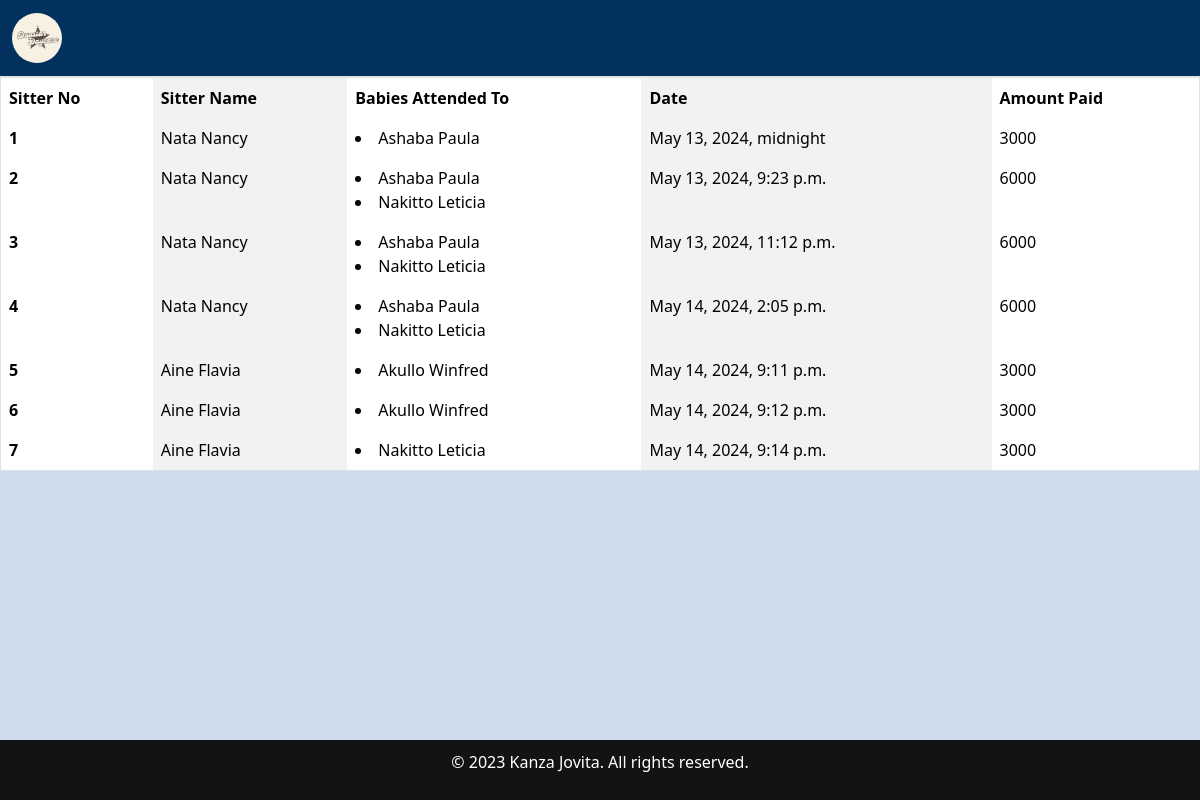
Page /assign_view/ on the committed database.
### home/models.py (models this page shows, shortened)
class Sitter_arrival(models.Model):
    sitter_name=models.ForeignKey(Sitterreg, on_delete=models.CASCADE)
    date_of_arrival=models.DateTimeField()
    Attendancestatus = models.BooleanField(default=False)
    babies = models.ManyToManyField(Babyreg)
    created_at = models.DateTimeField(auto_now_add=True,null=True)

class Sitterreg(models.Model):
    Sitter_name = models.CharField(max_length=30, null=False,blank=False)
    Sitter_number = models.CharField(max_length=30, null=False, blank=False)
    Date_of_birth = models.DateField(null=True, blank=True)
    Contact = models.CharField(max_length=30,null=False,blank=False)
    date = models.DateTimeField()
    Location_choices = [('Kabalagala', 'Kabalagala'),]
    Location = models.CharField(choices=Location_choices, max_length=100)
    Gender =  models.CharField(choices=[('male', 'Male'),('female', 'Female')], max_length=100)
    Level_of_education = models.CharField(choices=[('Degree','Degree'),('Diploma','Diploma'),('Certificate','Certificate')],max_length=200,default=0)
    Next_of_kin = models.CharField(max_length=30, null=False,blank=False)
    NIN = models.CharField(max_length=30, null=False,blank=False)
    Recommenders_name = models.CharField(max_length=30, null=False,blank=False)
    Religion = models.CharField(choices=[('Anglican', 'Anglican'),('Catholic', 'Catholic'),('Pentecostal','Pentecostal'),('Muslim','Muslim'),('Other','Other')], max_length=100)
    created_at = models.DateTimeField(auto_now_add=True,null=True)

class Babyreg(models.Model):
    Baby_name = models.CharField(max_length=30, null=False, blank=False)
    baby_number = models.CharField(max_length=30, null=False, blank=False)
    fathers_names = models.CharField(max_length=30, null=False, blank=False)
    mothers_names = models.CharField(max_length=30, null=False, blank=False)
    c_stay = models.ForeignKey(Categorystay, on_delete=models.SET_NULL, null=True, blank=True)
    Date = models.DateTimeField()
    Gender = models.CharField(max_length=30, null=False, blank=False)
    Age = models.IntegerField()
    Location = models.CharField(max_length=30, null=False, blank=False)
    brought = models.CharField(max_length=200)
    created_at = models.DateTimeField(auto_now_add=True,null=True)

### home/views.py (the view)
# urls.py: path('assign_view/', views.assign_view, name='assign_view'),
def assign_view(request):
    assign = Sitter_arrival.objects.all()
    for assigns in assign:
        assigns.payment = assigns.babies.all().count()*3000
    return render(request, 'assign_view.html',{'assign': assign})

### home/templates/assign_view.html (shortened to what this page needs)
{% extends 'base.html' %}
{% load static %}
{% block content %}
<div class="">
    <table class="table table-striped-columns">
        <thead>
            <tr>
                <th scope="col">Sitter No</th>
                <th scope="col">Sitter Name</th>
                <th scope="col">Babies Attended To</th>
                <th scope="col">Date</th>
                <th scope="col">Amount Paid</th>
            </tr>
        </thead>
        <tbody>
            {% for attendance in assign %}
                <tr>
                    <th scope="row">{{ forloop.counter }}</th>
                    <td>{{attendance.sitter_name.Sitter_name}}</td>
                    <td>
                        {% for baby in attendance.babies.all %}
                            <li>{{ baby.Baby_name }}</li>
                        {% endfor %}
                    </td>
                    <td>{{ attendance.date_of_arrival }}</td>
                    <td>{{ attendance.payment }}</td>
                </tr>
            {% endfor %}
        </tbody>
    </table>
</div>
{% endblock %}

### home/static/css/main.css (style rules this page uses)
.table th, .table td { padding: 8px; text-align: left; border: none; outline: none; }
.table th { color: black; }
.table th, .table td { white-space: nowrap; }
.table { text-align: center; }

### home/templates/assign_view.html (style rules this page uses)
body { background-color: rgba(158, 184, 217, 0.5); }
.table { width: 100%; border-collapse: collapse; border: 1px solid #dee2e6; }
th, td { border: 1px solid #dee2e6; padding: 0.75rem; text-align: left; }
th { background-color: #f0f0f0; }

### rows in the picture
Sitter_arrival: sitter_name.Sitter_name "Nata Nancy", date_of_arrival "May 13, 2024, midnight", payment "3000"
Babyreg: Baby_name "Ashaba Paula"
Sitter_arrival: sitter_name.Sitter_name "Nata Nancy", date_of_arrival "May 13, 2024, 9:23 p.m.", payment "6000"
Babyreg: Baby_name "Nakitto Leticia"
Sitter_arrival: sitter_name.Sitter_name "Nata Nancy", date_of_arrival "May 13, 2024, 11:12 p.m.", payment "6000"
Sitter_arrival: sitter_name.Sitter_name "Nata Nancy", date_of_arrival "May 14, 2024, 2:05 p.m.", payment "6000"
Sitter_arrival: sitter_name.Sitter_name "Aine Flavia", date_of_arrival "May 14, 2024, 9:11 p.m.", payment "3000"
Babyreg: Baby_name "Akullo Winfred"
Sitter_arrival: sitter_name.Sitter_name "Aine Flavia", date_of_arrival "May 14, 2024, 9:12 p.m.", payment "3000"
Sitter_arrival: sitter_name.Sitter_name "Aine Flavia", date_of_arrival "May 14, 2024, 9:14 p.m.", payment "3000"
